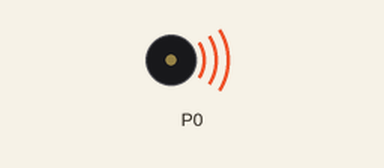
Simulated run of this program. Board: BBC micro:bit (MakeCode). Parts: buzzer (waves = sounding).

Above: at 0.5 s.
Timing chart, 0 to 11.9 s (numbered marks = the images above):
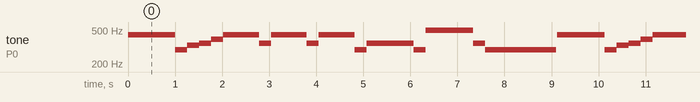

The program:

main.ts
```typescript
basic.forever(function () {
    music.playTone(440, music.beat(BeatFraction.Double))
    music.playTone(294, music.beat(BeatFraction.Half))
    music.playTone(330, music.beat(BeatFraction.Half))
    music.playTone(349, music.beat(BeatFraction.Half))
    music.playTone(392, music.beat(BeatFraction.Half))
    music.playTone(440, music.beat(BeatFraction.Whole))
    music.playTone(440, music.beat(BeatFraction.Half))
    music.playTone(349, music.beat(BeatFraction.Half))
    music.playTone(440, music.beat(BeatFraction.Whole))
    music.playTone(440, music.beat(BeatFraction.Half))
    music.playTone(349, music.beat(BeatFraction.Half))
    music.playTone(440, music.beat(BeatFraction.Whole))
    music.playTone(440, music.beat(BeatFraction.Half))
    music.playTone(294, music.beat(BeatFraction.Half))
    music.playTone(349, music.beat(BeatFraction.Double))
    music.playTone(294, music.beat(BeatFraction.Half))
    music.playTone(494, music.beat(BeatFraction.Double))
    music.playTone(349, music.beat(BeatFraction.Half))
    music.playTone(294, music.beat(BeatFraction.Double))
    music.playTone(294, music.beat(BeatFraction.Whole))
})
```

test.ts
```typescript
// aquí va el archivo "tests"; esto no se compilará cuando este paquete se utilice como una extensión.
```

Measured:
- by itself, tone on P0: repeats every 9.1 s: 294 Hz 0.26 s, 330 Hz 0.26 s, 349 Hz 0.26 s, 392 Hz 0.26 s, 2 × (440 Hz 0.76 s, 349 Hz 0.26 s), 440 Hz 0.76 s, 294 Hz 0.26 s, 349 Hz 1.0 s, 294 Hz 0.26 s, 494 Hz 1.0 s, 349 Hz 0.26 s, 294 Hz 1.5 s, silent 0.03 s, 440 Hz 1.0 s
